Frame 1 (no input): blank canvas, image omitted
Frame 60 (no input): blank canvas, image omitted
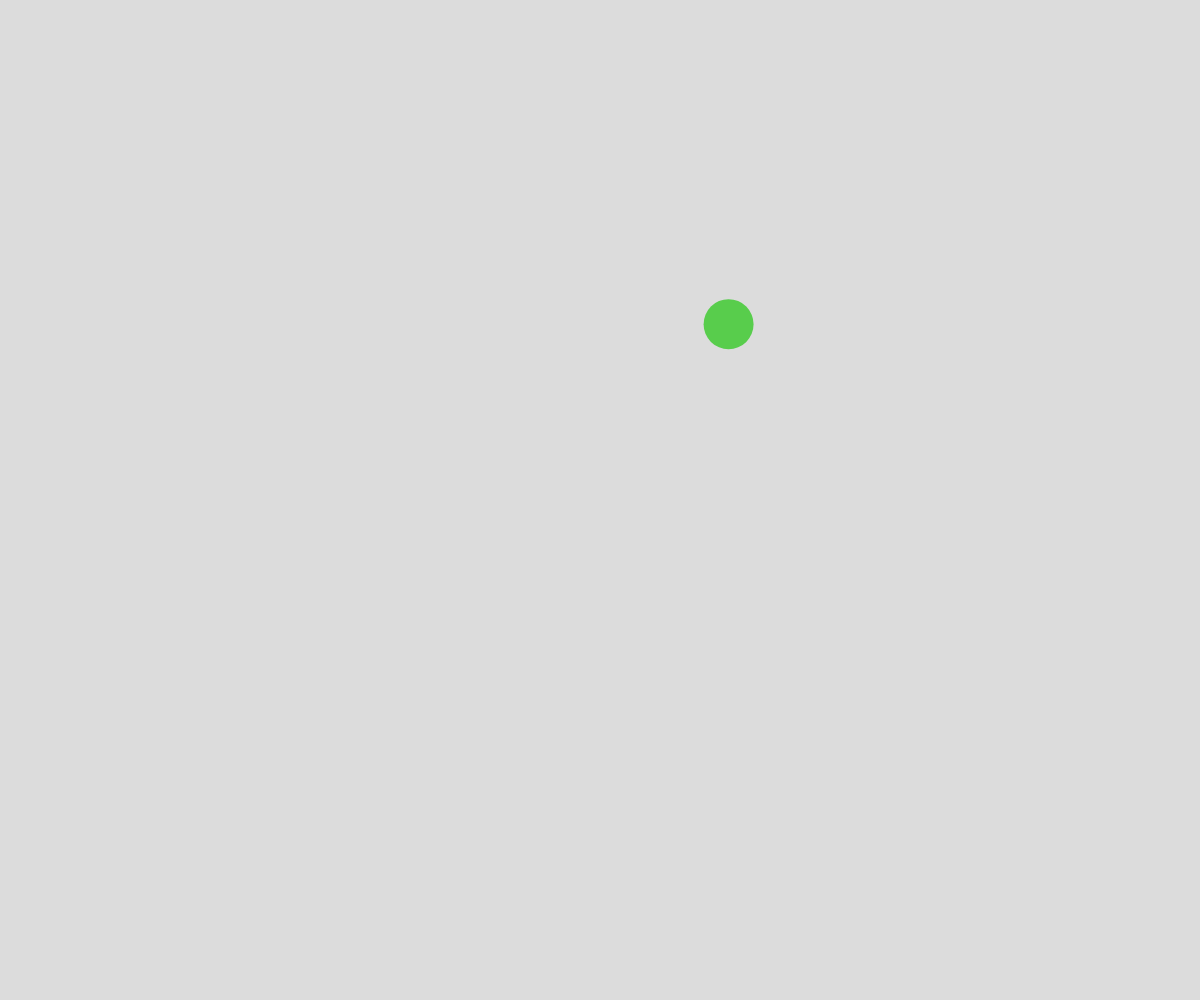
Frame 120 (the mouse pressed at the canvas centre since frame 60)

The p5.js sketch whose frames 1 and 60 were blank and that drew this single picture after the mouse press (run headless with seeded random() and noise() and a simulated clock; from frame 60 on, the mouse is pressed at the canvas centre):

// p5.js sketch
// ── sketch.js
// ball array

let ballArray = [];

function setup() {
  createCanvas(windowWidth, windowHeight);
  noStroke();
}

function draw() {
  background(220);

  for (let ball of ballArray) {
    //move
    ball.x += ball.dx;
    ball.y += ball.dy;

    // teleport
    if(ball.x - ball.radius > width) {
      ball.x = -ball.radius;
    }

    if (ball.x + ball.radius < 0) {
      ball.x = width + ball.radius;
    }


    

    //display
    fill(ball.r, ball.g, ball.b);
    circle(ball.x, ball.y, ball.radius * 2);
  }
}

function mousePressed() {
  spawnBall(mouseX, mouseY);
}

function spawnBall( _x, _y,) {
  let someBall = {
    x: _x,
    y: _y,
    dx: random (-5, 5),
    dy: random(-5, 5),
    radius: random(10, 30),
    r: random(0, 255),
    g: random(0, 255),
    b: random(0, 255)
  };

  ballArray.push(someBall);
}
